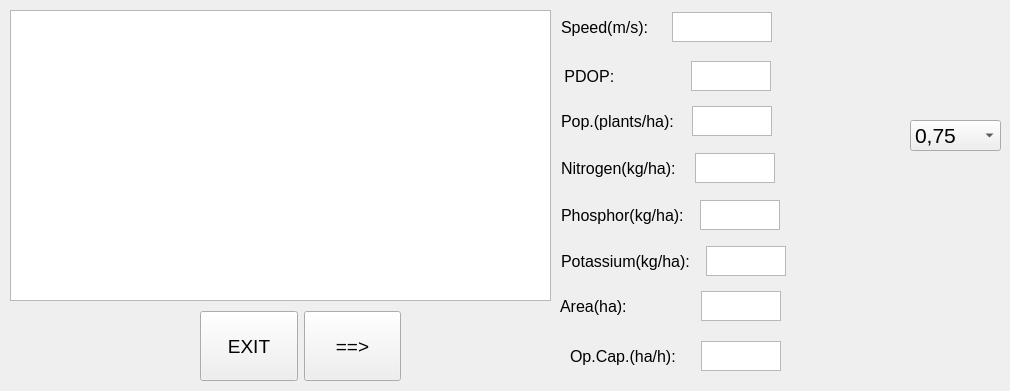
  <widget class="QWidget" name="main">
   <attribute name="title">
    <string>MAIN</string>
   </attribute>
   <widget class="QComboBox" name="vel_3">
    <property name="geometry">
     <rect>
      <x>910</x>
      <y>120</y>
      <width>91</width>
      <height>31</height>
     </rect>
    </property>
    <property name="font">
     <font>
      <pointsize>16</pointsize>
     </font>
    </property>
    <item>
     <property name="text">
      <string>0,75</string>
     </property>
    </item>
    <item>
     <property name="text">
      <string>1,0</string>
     </property>
    </item>
    <item>
     <property name="text">
      <string>1,25</string>
     </property>
    </item>
    <item>
     <property name="text">
      <string>1,5</string>
     </property>
    </item>
   </widget>
   <widget class="QGraphicsView" name="gv">
    <property name="geometry">
     <rect>
      <x>10</x>
      <y>10</y>
      <width>541</width>
      <height>291</height>
     </rect>
    </property>
   </widget>
   <widget class="QWidget" name="layoutWidget">
    <property name="geometry">
     <rect>
      <x>200</x>
      <y>310</y>
      <width>201</width>
      <height>72</height>
     </rect>
    </property>
    <layout class="QHBoxLayout" name="horizontalLayout">
     <item>
      <widget class="QPushButton" name="exit">
       <property name="minimumSize">
        <size>
         <width>0</width>
         <height>70</height>
        </size>
       </property>
       <property name="maximumSize">
        <size>
         <width>16777215</width>
         <height>70</height>
        </size>
       </property>
       <property name="font">
        <font>
         <pointsize>14</pointsize>
        </font>
       </property>
       <property name="text">
        <string>EXIT</string>
       </property>
      </widget>
     </item>
     <item>
      <widget class="QPushButton" name="bt_to_conf">
       <property name="minimumSize">
        <size>
         <width>0</width>
         <height>70</height>
        </size>
       </property>
       <property name="maximumSize">
        <size>
         <width>16777215</width>
         <height>70</height>
        </size>
       </property>
       <property name="font">
        <font>
         <pointsize>14</pointsize>
        </font>
       </property>
       <property name="text">
        <string>==&gt;</string>
       </property>
      </widget>
     </item>
    </layout>
   </widget>
   <widget class="QWidget" name="layoutWidget">
    <property name="geometry">
     <rect>
      <x>560</x>
      <y>290</y>
      <width>221</width>
      <height>32</height>
     </rect>
    </property>
    <layout class="QHBoxLayout" name="horizontalLayout_8">
     <item>
      <widget class="QLabel" name="label_32">
       <property name="font">
        <font>
         <pointsize>12</pointsize>
        </font>
       </property>
       <property name="text">
        <string>Area(ha):</string>
       </property>
      </widget>
     </item>
     <item>
      <widget class="QPlainTextEdit" name="ql_area">
       <property name="maximumSize">
        <size>
         <width>80</width>
         <height>30</height>
        </size>
       </property>
       <property name="font">
        <font>
         <pointsize>10</pointsize>
        </font>
       </property>
      </widget>
     </item>
    </layout>
   </widget>
   <widget class="QWidget" name="layoutWidget">
    <property name="geometry">
     <rect>
      <x>561</x>
      <y>199</y>
      <width>219</width>
      <height>32</height>
     </rect>
    </property>
    <layout class="QHBoxLayout" name="horizontalLayout_6">
     <item>
      <widget class="QLabel" name="label_30">
       <property name="font">
        <font>
         <pointsize>12</pointsize>
        </font>
       </property>
       <property name="text">
        <string>Phosphor(kg/ha):</string>
       </property>
      </widget>
     </item>
     <item>
      <widget class="QPlainTextEdit" name="ql_p">
       <property name="maximumSize">
        <size>
         <width>80</width>
         <height>30</height>
        </size>
       </property>
       <property name="font">
        <font>
         <pointsize>10</pointsize>
        </font>
       </property>
      </widget>
     </item>
    </layout>
   </widget>
   <widget class="QWidget" name="layoutWidget">
    <property name="geometry">
     <rect>
      <x>561</x>
      <y>105</y>
      <width>211</width>
      <height>32</height>
     </rect>
    </property>
    <layout class="QHBoxLayout" name="horizontalLayout_4">
     <item>
      <widget class="QLabel" name="label_28">
       <property name="font">
        <font>
         <pointsize>12</pointsize>
        </font>
       </property>
       <property name="text">
        <string>Pop.(plants/ha):</string>
       </property>
      </widget>
     </item>
     <item>
      <widget class="QPlainTextEdit" name="ql_pol">
       <property name="maximumSize">
        <size>
         <width>80</width>
         <height>30</height>
        </size>
       </property>
       <property name="font">
        <font>
         <pointsize>10</pointsize>
        </font>
       </property>
      </widget>
     </item>
    </layout>
   </widget>
   <widget class="QWidget" name="layoutWidget">
    <property name="geometry">
     <rect>
      <x>561</x>
      <y>11</y>
      <width>211</width>
      <height>32</height>
     </rect>
    </property>
    <layout class="QHBoxLayout" name="horizontalLayout_2">
     <item>
      <widget class="QLabel" name="label_14">
       <property name="font">
        <font>
         <pointsize>12</pointsize>
        </font>
       </property>
       <property name="text">
        <string>Speed(m/s):</string>
       </property>
      </widget>
     </item>
     <item>
      <widget class="QPlainTextEdit" name="ql_speed">
       <property name="maximumSize">
        <size>
         <width>100</width>
         <height>30</height>
        </size>
       </property>
       <property name="font">
        <font>
         <pointsize>10</pointsize>
        </font>
       </property>
      </widget>
     </item>
    </layout>
   </widget>
   <widget class="QWidget" name="layoutWidget">
    <property name="geometry">
     <rect>
      <x>561</x>
      <y>245</y>
      <width>225</width>
      <height>32</height>
     </rect>
    </property>
    <layout class="QHBoxLayout" name="horizontalLayout_7">
     <item>
      <widget class="QLabel" name="label_31">
       <property name="font">
        <font>
         <pointsize>12</pointsize>
        </font>
       </property>
       <property name="text">
        <string>Potassium(kg/ha):</string>
       </property>
      </widget>
     </item>
     <item>
      <widget class="QPlainTextEdit" name="ql_k">
       <property name="maximumSize">
        <size>
         <width>80</width>
         <height>30</height>
        </size>
       </property>
       <property name="font">
        <font>
         <pointsize>10</pointsize>
        </font>
       </property>
      </widget>
     </item>
    </layout>
   </widget>
   <widget class="QWidget" name="layoutWidget">
    <property name="geometry">
     <rect>
      <x>561</x>
      <y>152</y>
      <width>214</width>
      <height>32</height>
     </rect>
    </property>
    <layout class="QHBoxLayout" name="horizontalLayout_5">
     <item>
      <widget class="QLabel" name="label_29">
       <property name="font">
        <font>
         <pointsize>12</pointsize>
        </font>
       </property>
       <property name="text">
        <string>Nitrogen(kg/ha):</string>
       </property>
      </widget>
     </item>
     <item>
      <widget class="QPlainTextEdit" name="ql_n">
       <property name="maximumSize">
        <size>
         <width>80</width>
         <height>30</height>
        </size>
       </property>
       <property name="font">
        <font>
         <pointsize>10</pointsize>
        </font>
       </property>
      </widget>
     </item>
    </layout>
   </widget>
   <widget class="QWidget" name="layoutWidget">
    <property name="geometry">
     <rect>
      <x>560</x>
      <y>60</y>
      <width>211</width>
      <height>32</height>
     </rect>
    </property>
    <layout class="QHBoxLayout" name="horizontalLayout_3">
     <item>
      <widget class="QLabel" name="label_11">
       <property name="font">
        <font>
         <pointsize>12</pointsize>
        </font>
       </property>
       <property name="text">
        <string> PDOP:</string>
       </property>
      </widget>
     </item>
     <item>
      <widget class="QPlainTextEdit" name="ql_pdop">
       <property name="maximumSize">
        <size>
         <width>80</width>
         <height>30</height>
        </size>
       </property>
       <property name="font">
        <font>
         <pointsize>10</pointsize>
        </font>
       </property>
      </widget>
     </item>
    </layout>
   </widget>
   <widget class="QWidget" name="">
    <property name="geometry">
     <rect>
      <x>570</x>
      <y>340</y>
      <width>211</width>
      <height>32</height>
     </rect>
    </property>
    <layout class="QHBoxLayout" name="horizontalLayout_9">
     <item>
      <widget class="QLabel" name="label_34">
       <property name="font">
        <font>
         <pointsize>12</pointsize>
        </font>
       </property>
       <property name="text">
        <string>Op.Cap.(ha/h):</string>
       </property>
      </widget>
     </item>
     <item>
      <widget class="QPlainTextEdit" name="ql_opcap">
       <property name="maximumSize">
        <size>
         <width>80</width>
         <height>30</height>
        </size>
       </property>
       <property name="font">
        <font>
         <pointsize>10</pointsize>
        </font>
       </property>
      </widget>
     </item>
    </layout>
   </widget>
  </widget>
